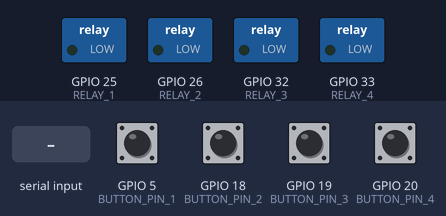
Bench run of a sketch on a simulated ESP32. On the bench: switched loads named in the sketch (green lamp = pin HIGH). Inputs (shaded band) come from the test bench; at power-on: GPIO 5 (BUTTON_PIN_1), GPIO 18 (BUTTON_PIN_2), GPIO 19 (BUTTON_PIN_3), GPIO 20 (BUTTON_PIN_4) HIGH. What the sketch prints to the serial monitor is not drawn.

Above: at 2.2 s.
2.3 s: GPIO 5 (BUTTON_PIN_1) pulled LOW for 0.15 s
At 2.37 s:
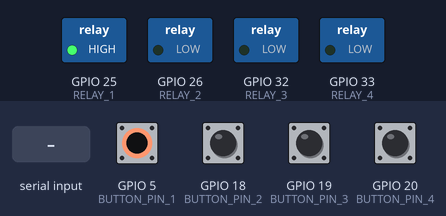
3.9 s: GPIO 18 (BUTTON_PIN_2) pulled LOW for 0.15 s
At 3.97 s:
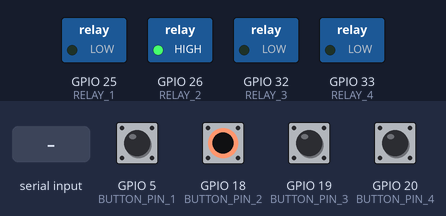
5.5 s: GPIO 19 (BUTTON_PIN_3) pulled LOW for 0.15 s
At 5.57 s:
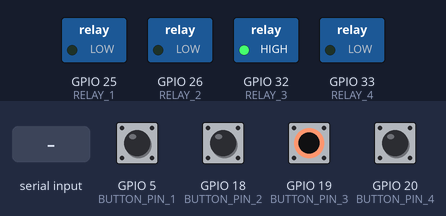
7.1 s: GPIO 20 (BUTTON_PIN_4) pulled LOW for 0.15 s
At 7.17 s:
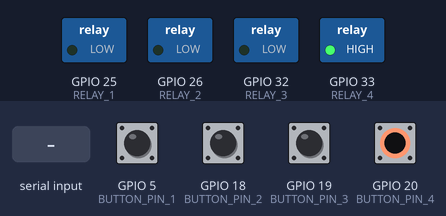
8.7 s: "a" received over Serial
At 9.5 s:
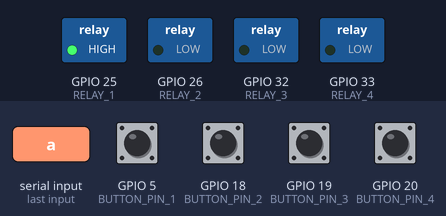
10.2 s: "s" received over Serial
At 10.7 s:
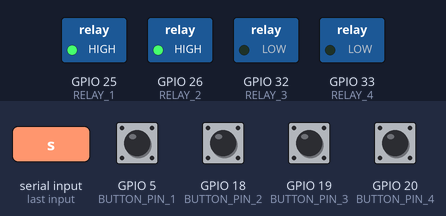
Timing chart, 0 to 12.7 s (numbered marks = the images above; inputs shaded):
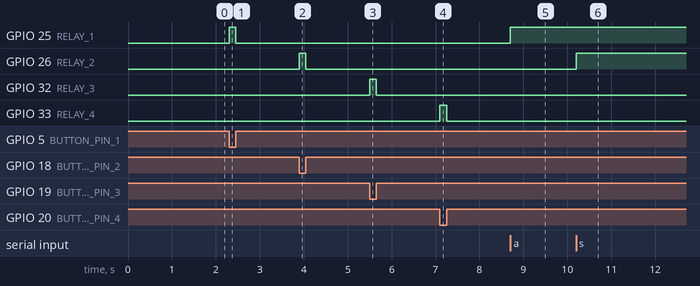

The sketch:

IR-Remote-System.ino
```cpp
#include <IRremote.h>
#define IR_RECEIVE_PIN 23
//-----------------------------------------------------------
#define RELAY_1 25
#define RELAY_2 26
#define RELAY_3 32
#define RELAY_4 33

#define BUTTON_PIN_1 5
#define BUTTON_PIN_2 18
#define BUTTON_PIN_3 19
#define BUTTON_PIN_4 20

boolean state_relay1 = LOW;
boolean state_relay2 = LOW;
boolean state_relay3 = LOW;
boolean state_relay4 = LOW;

boolean state_BUTTON1 = HIGH;
boolean state_BUTTON2 = HIGH;
boolean state_BUTTON3 = HIGH;
boolean state_BUTTON4 = HIGH;

boolean state_BLUETOOTH1 = LOW;
boolean state_BLUETOOTH2 = LOW;
boolean state_BLUETOOTH3 = LOW;
boolean state_BLUETOOTH4 = LOW;


void setup() {
  //-----------------------------------------------------------
  Serial.begin(115200);
  Serial.println("Welcome to our System");
  delay(1000);
  //-----------------------------------------------------------
  IrReceiver.begin(IR_RECEIVE_PIN); // Start the IR receiver
  //-----------------------------------------------------------
  // initialize Relays
  pinMode(RELAY_1, OUTPUT);
  pinMode(RELAY_2, OUTPUT);
  pinMode(RELAY_3, OUTPUT);
  pinMode(RELAY_4, OUTPUT);

  //During Starting all Relays should TURN OFF
  digitalWrite(RELAY_1, LOW);
  digitalWrite(RELAY_2, LOW);
  digitalWrite(RELAY_3, LOW);
  digitalWrite(RELAY_4, LOW);
  //-----------------------------------------------------------
  pinMode(BUTTON_PIN_1, INPUT_PULLUP);
  pinMode(BUTTON_PIN_2, INPUT_PULLUP);
  pinMode(BUTTON_PIN_3, INPUT_PULLUP);
  pinMode(BUTTON_PIN_4, INPUT_PULLUP);
  //-----------------------------------------------------------
}

void loop() {
  remote_control();
  switches();
  Bluetooth();

}

void Bluetooth()
{
  if(Serial.available())
  {
    char bluetoothButton=Serial.read();
    if(bluetoothButton=='a')
    {
      state_BLUETOOTH1=!state_BLUETOOTH1;
      digitalWrite(RELAY_1, state_BLUETOOTH1);
    }
    if(bluetoothButton=='s')
    {
      state_BLUETOOTH2=!state_BLUETOOTH2;
      digitalWrite(RELAY_2, state_BLUETOOTH2);
    }
    if(bluetoothButton=='d')
    {
      state_BLUETOOTH3=!state_BLUETOOTH3;
      digitalWrite(RELAY_3, state_BLUETOOTH3);
    }
    if(bluetoothButton=='f')
    {
      state_BLUETOOTH4=!state_BLUETOOTH4;
      digitalWrite(RELAY_4, state_BLUETOOTH4);
    }
  }
}

void switches()
{
  boolean current_state_BUTTON1 = digitalRead(BUTTON_PIN_1);
  boolean current_state_BUTTON2 = digitalRead(BUTTON_PIN_2);
  boolean current_state_BUTTON3 = digitalRead(BUTTON_PIN_3);
  boolean current_state_BUTTON4 = digitalRead(BUTTON_PIN_4);
  if(current_state_BUTTON1!=state_BUTTON1)
  {
    digitalWrite(RELAY_1, !current_state_BUTTON1);
    state_BUTTON1=current_state_BUTTON1;
  }
  if(current_state_BUTTON2!=state_BUTTON2)
  {
    digitalWrite(RELAY_2, !current_state_BUTTON2);
    state_BUTTON2=current_state_BUTTON2;
  }
  if(current_state_BUTTON3!=state_BUTTON3)
  {
    digitalWrite(RELAY_3, !current_state_BUTTON3);
    state_BUTTON3=current_state_BUTTON3;
  }
  if(current_state_BUTTON4!=state_BUTTON4)
  {
    digitalWrite(RELAY_4, !current_state_BUTTON4);
    state_BUTTON4=current_state_BUTTON4;
  }
}

void remote_control()
{
  static uint32_t last_ir_code_time = 0;

  if(IrReceiver.decode())
  {
    uint32_t ir_code = IrReceiver.decodedIRData.command;
    //----------------------------------------------------------------------
    if(ir_code == 0) {IrReceiver.resume(); return; }
    // ignore duplicate IR codes received within 1000 ms
    if (millis() - last_ir_code_time < 1000) { IrReceiver.resume(); return;}
    last_ir_code_time = millis();

    //----------------------------------------------------------------------
    //IR KEY 1
    if(ir_code == 48){
        state_relay1 = !state_relay1;
        digitalWrite(RELAY_1, state_relay1);
    }
    //IR KEY 2
    else if(ir_code == 24){
      state_relay2 = !state_relay2;
      digitalWrite(RELAY_2, state_relay2);
    }
    //IR KEY 3
    else if(ir_code == 122){
      state_relay3 = !state_relay3;
      digitalWrite(RELAY_3, state_relay3);
    }
    //IR KEY 4
    else if(ir_code == 16){
      state_relay4 = !state_relay4;
      digitalWrite(RELAY_4, state_relay4);
    }
    //IR KEY 5
    else if(ir_code == 56){
      allON();
    }
    //IR KEY 6
    else if(ir_code == 90){
      allOFF();
    }
    IrReceiver.resume();
  }
}

void allON(){
  state_relay1 = HIGH; digitalWrite(RELAY_1, state_relay1);
  state_relay2 = HIGH; digitalWrite(RELAY_2, state_relay2);
  state_relay3 = HIGH; digitalWrite(RELAY_3, state_relay3);
  state_relay4 = HIGH; digitalWrite(RELAY_4, state_relay4);
}
void allOFF(){
  state_relay1 = LOW; digitalWrite(RELAY_1, state_relay1);
  state_relay2 = LOW; digitalWrite(RELAY_2, state_relay2);
  state_relay3 = LOW; digitalWrite(RELAY_3, state_relay3);
  state_relay4 = LOW; digitalWrite(RELAY_4, state_relay4);
}
```

Measured:
- after the input at 2.3 s, GPIO 25 (RELAY_1): LOW → HIGH at once, → LOW 0.15 s later
- after the input at 3.9 s, GPIO 26 (RELAY_2): LOW → HIGH at once, → LOW 0.15 s later
- after the input at 5.5 s, GPIO 32 (RELAY_3): LOW → HIGH at once, → LOW 0.15 s later
- after the input at 7.1 s, GPIO 33 (RELAY_4): LOW → HIGH at once, → LOW 0.15 s later
- after the input at 8.7 s, GPIO 25 (RELAY_1): LOW → HIGH at once
- after the input at 10.2 s, GPIO 26 (RELAY_2): LOW → HIGH at once
